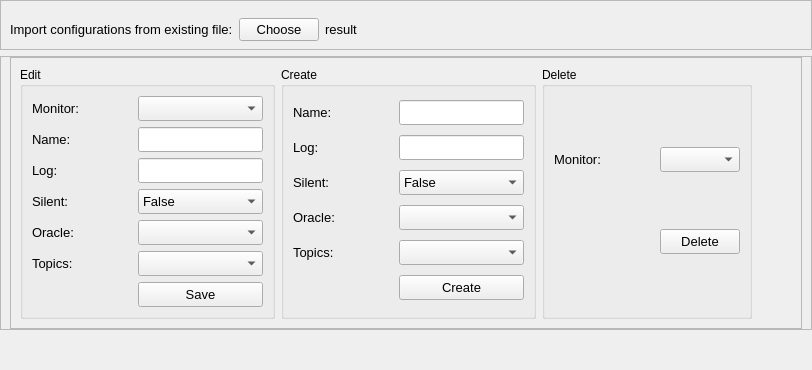
          <widget class="QWidget" name="W_ConfigMonitorPage">
           <property name="styleSheet">
            <string notr="true"/>
           </property>
           <attribute name="title">
            <string>Monitor</string>
           </attribute>
           <layout class="QVBoxLayout" name="verticalLayout_14">
            <property name="leftMargin">
             <number>0</number>
            </property>
            <property name="topMargin">
             <number>0</number>
            </property>
            <property name="rightMargin">
             <number>0</number>
            </property>
            <property name="bottomMargin">
             <number>0</number>
            </property>
            <item>
             <widget class="QFrame" name="frame_26">
              <property name="minimumSize">
               <size>
                <width>0</width>
                <height>50</height>
               </size>
              </property>
              <property name="frameShape">
               <enum>QFrame::StyledPanel</enum>
              </property>
              <property name="frameShadow">
               <enum>QFrame::Raised</enum>
              </property>
              <layout class="QHBoxLayout" name="horizontalLayout_4">
               <property name="bottomMargin">
                <number>0</number>
               </property>
               <item>
                <widget class="QLabel" name="label_55">
                 <property name="font">
                  <font>
                   <pointsize>10</pointsize>
                  </font>
                 </property>
                 <property name="text">
                  <string>Import configurations from existing file:</string>
                 </property>
                </widget>
               </item>
               <item>
                <widget class="QPushButton" name="pushButton_6">
                 <property name="font">
                  <font>
                   <pointsize>10</pointsize>
                  </font>
                 </property>
                 <property name="text">
                  <string>Choose</string>
                 </property>
                </widget>
               </item>
               <item>
                <widget class="QLabel" name="label_56">
                 <property name="font">
                  <font>
                   <pointsize>10</pointsize>
                  </font>
                 </property>
                 <property name="text">
                  <string>result</string>
                 </property>
                </widget>
               </item>
               <item>
                <spacer name="horizontalSpacer">
                 <property name="orientation">
                  <enum>Qt::Horizontal</enum>
                 </property>
                 <property name="sizeHint" stdset="0">
                  <size>
                   <width>40</width>
                   <height>20</height>
                  </size>
                 </property>
                </spacer>
               </item>
              </layout>
             </widget>
            </item>
            <item>
             <widget class="QFrame" name="frame_20">
              <property name="frameShape">
               <enum>QFrame::StyledPanel</enum>
              </property>
              <property name="frameShadow">
               <enum>QFrame::Raised</enum>
              </property>
              <layout class="QVBoxLayout" name="verticalLayout_15">
               <property name="topMargin">
                <number>0</number>
               </property>
               <property name="bottomMargin">
                <number>0</number>
               </property>
               <item>
                <widget class="QFrame" name="frame_21">
                 <property name="frameShape">
                  <enum>QFrame::StyledPanel</enum>
                 </property>
                 <property name="frameShadow">
                  <enum>QFrame::Raised</enum>
                 </property>
                 <layout class="QHBoxLayout" name="horizontalLayout_9">
                  <item>
                   <widget class="QGroupBox" name="groupBox_14">
                    <property name="title">
                     <string>Edit</string>
                    </property>
                    <layout class="QGridLayout" name="gridLayout_7">
                     <item row="1" column="0">
                      <widget class="QLabel" name="label_44">
                       <property name="minimumSize">
                        <size>
                         <width>100</width>
                         <height>0</height>
                        </size>
                       </property>
                       <property name="font">
                        <font>
                         <pointsize>10</pointsize>
                        </font>
                       </property>
                       <property name="text">
                        <string>Name:</string>
                       </property>
                      </widget>
                     </item>
                     <item row="0" column="1">
                      <widget class="QComboBox" name="comboBox_15">
                       <property name="minimumSize">
                        <size>
                         <width>0</width>
                         <height>25</height>
                        </size>
                       </property>
                       <property name="maximumSize">
                        <size>
                         <width>16777215</width>
                         <height>25</height>
                        </size>
                       </property>
                       <property name="font">
                        <font>
                         <pointsize>10</pointsize>
                        </font>
                       </property>
                      </widget>
                     </item>
                     <item row="2" column="0">
                      <widget class="QLabel" name="label_45">
                       <property name="minimumSize">
                        <size>
                         <width>100</width>
                         <height>0</height>
                        </size>
                       </property>
                       <property name="font">
                        <font>
                         <pointsize>10</pointsize>
                        </font>
                       </property>
                       <property name="text">
                        <string>Log:</string>
                       </property>
                      </widget>
                     </item>
                     <item row="5" column="0">
                      <widget class="QLabel" name="label_48">
                       <property name="minimumSize">
                        <size>
                         <width>100</width>
                         <height>0</height>
                        </size>
                       </property>
                       <property name="font">
                        <font>
                         <pointsize>10</pointsize>
                        </font>
                       </property>
                       <property name="text">
                        <string>Topics:</string>
                       </property>
                      </widget>
                     </item>
                     <item row="6" column="1">
                      <widget class="QPushButton" name="pushButton_17">
                       <property name="minimumSize">
                        <size>
                         <width>0</width>
                         <height>25</height>
                        </size>
                       </property>
                       <property name="maximumSize">
                        <size>
                         <width>16777215</width>
                         <height>25</height>
                        </size>
                       </property>
                       <property name="font">
                        <font>
                         <pointsize>10</pointsize>
                        </font>
                       </property>
                       <property name="text">
                        <string>Save</string>
                       </property>
                      </widget>
                     </item>
                     <item row="5" column="1">
                      <widget class="QComboBox" name="comboBox_18">
                       <property name="minimumSize">
                        <size>
                         <width>0</width>
                         <height>25</height>
                        </size>
                       </property>
                       <property name="maximumSize">
                        <size>
                         <width>16777215</width>
                         <height>25</height>
                        </size>
                       </property>
                       <property name="font">
                        <font>
                         <pointsize>10</pointsize>
                        </font>
                       </property>
                      </widget>
                     </item>
                     <item row="1" column="1">
                      <widget class="QLineEdit" name="lineEdit_18">
                       <property name="minimumSize">
                        <size>
                         <width>0</width>
                         <height>25</height>
                        </size>
                       </property>
                       <property name="maximumSize">
                        <size>
                         <width>16777215</width>
                         <height>25</height>
                        </size>
                       </property>
                       <property name="font">
                        <font>
                         <pointsize>10</pointsize>
                        </font>
                       </property>
                      </widget>
                     </item>
                     <item row="4" column="1">
                      <widget class="QComboBox" name="comboBox_17">
                       <property name="minimumSize">
                        <size>
                         <width>0</width>
                         <height>25</height>
                        </size>
                       </property>
                       <property name="maximumSize">
                        <size>
                         <width>16777215</width>
                         <height>25</height>
                        </size>
                       </property>
                       <property name="font">
                        <font>
                         <pointsize>10</pointsize>
                        </font>
                       </property>
                      </widget>
                     </item>
                     <item row="0" column="0">
                      <widget class="QLabel" name="label_43">
                       <property name="minimumSize">
                        <size>
                         <width>100</width>
                         <height>0</height>
                        </size>
                       </property>
                       <property name="font">
                        <font>
                         <pointsize>10</pointsize>
                        </font>
                       </property>
                       <property name="text">
                        <string>Monitor:</string>
                       </property>
                      </widget>
                     </item>
                     <item row="3" column="1">
                      <widget class="QComboBox" name="comboBox_16">
                       <property name="minimumSize">
                        <size>
                         <width>0</width>
                         <height>25</height>
                        </size>
                       </property>
                       <property name="maximumSize">
                        <size>
                         <width>16777215</width>
                         <height>25</height>
                        </size>
                       </property>
                       <property name="font">
                        <font>
                         <pointsize>10</pointsize>
                        </font>
                       </property>
                       <item>
                        <property name="text">
                         <string>False</string>
                        </property>
                       </item>
                       <item>
                        <property name="text">
                         <string>True</string>
                        </property>
                       </item>
                      </widget>
                     </item>
                     <item row="3" column="0">
                      <widget class="QLabel" name="label_46">
                       <property name="minimumSize">
                        <size>
                         <width>100</width>
                         <height>0</height>
                        </size>
                       </property>
                       <property name="font">
                        <font>
                         <pointsize>10</pointsize>
                        </font>
                       </property>
                       <property name="text">
                        <string>Silent:</string>
                       </property>
                      </widget>
                     </item>
                     <item row="4" column="0">
                      <widget class="QLabel" name="label_47">
                       <property name="minimumSize">
                        <size>
                         <width>100</width>
                         <height>0</height>
                        </size>
                       </property>
                       <property name="font">
                        <font>
                         <pointsize>10</pointsize>
                        </font>
                       </property>
                       <property name="text">
                        <string>Oracle:</string>
                       </property>
                      </widget>
                     </item>
                     <item row="2" column="1">
                      <widget class="QLineEdit" name="lineEdit_24">
                       <property name="minimumSize">
                        <size>
                         <width>0</width>
                         <height>25</height>
                        </size>
                       </property>
                       <property name="maximumSize">
                        <size>
                         <width>16777215</width>
                         <height>25</height>
                        </size>
                       </property>
                       <property name="font">
                        <font>
                         <pointsize>10</pointsize>
                        </font>
                       </property>
                      </widget>
                     </item>
                    </layout>
                   </widget>
                  </item>
                  <item>
                   <widget class="QGroupBox" name="groupBox_15">
                    <property name="title">
                     <string>Create</string>
                    </property>
                    <layout class="QGridLayout" name="gridLayout_15">
                     <item row="4" column="1">
                      <widget class="QComboBox" name="comboBox_21">
                       <property name="minimumSize">
                        <size>
                         <width>0</width>
                         <height>25</height>
                        </size>
                       </property>
                       <property name="maximumSize">
                        <size>
                         <width>16777215</width>
                         <height>25</height>
                        </size>
                       </property>
                       <property name="font">
                        <font>
                         <pointsize>10</pointsize>
                        </font>
                       </property>
                      </widget>
                     </item>
                     <item row="1" column="1">
                      <widget class="QLineEdit" name="lineEdit_29">
                       <property name="minimumSize">
                        <size>
                         <width>0</width>
                         <height>25</height>
                        </size>
                       </property>
                       <property name="maximumSize">
                        <size>
                         <width>16777215</width>
                         <height>25</height>
                        </size>
                       </property>
                       <property name="font">
                        <font>
                         <pointsize>10</pointsize>
                        </font>
                       </property>
                      </widget>
                     </item>
                     <item row="3" column="0">
                      <widget class="QLabel" name="label_52">
                       <property name="minimumSize">
                        <size>
                         <width>100</width>
                         <height>0</height>
                        </size>
                       </property>
                       <property name="font">
                        <font>
                         <pointsize>10</pointsize>
                        </font>
                       </property>
                       <property name="text">
                        <string>Oracle:</string>
                       </property>
                      </widget>
                     </item>
                     <item row="0" column="0">
                      <widget class="QLabel" name="label_49">
                       <property name="minimumSize">
                        <size>
                         <width>100</width>
                         <height>0</height>
                        </size>
                       </property>
                       <property name="font">
                        <font>
                         <pointsize>10</pointsize>
                        </font>
                       </property>
                       <property name="text">
                        <string>Name:</string>
                       </property>
                      </widget>
                     </item>
                     <item row="0" column="1">
                      <widget class="QLineEdit" name="lineEdit_28">
                       <property name="minimumSize">
                        <size>
                         <width>0</width>
                         <height>25</height>
                        </size>
                       </property>
                       <property name="maximumSize">
                        <size>
                         <width>16777215</width>
                         <height>25</height>
                        </size>
                       </property>
                       <property name="font">
                        <font>
                         <pointsize>10</pointsize>
                        </font>
                       </property>
                      </widget>
                     </item>
                     <item row="4" column="0">
                      <widget class="QLabel" name="label_53">
                       <property name="minimumSize">
                        <size>
                         <width>100</width>
                         <height>0</height>
                        </size>
                       </property>
                       <property name="font">
                        <font>
                         <pointsize>10</pointsize>
                        </font>
                       </property>
                       <property name="text">
                        <string>Topics:</string>
                       </property>
                      </widget>
                     </item>
                     <item row="2" column="1">
                      <widget class="QComboBox" name="comboBox_19">
                       <property name="minimumSize">
                        <size>
                         <width>0</width>
                         <height>25</height>
                        </size>
                       </property>
                       <property name="maximumSize">
                        <size>
                         <width>16777215</width>
                         <height>25</height>
                        </size>
                       </property>
                       <property name="font">
                        <font>
                         <pointsize>10</pointsize>
                        </font>
                       </property>
                       <item>
                        <property name="text">
                         <string>False</string>
                        </property>
                       </item>
                       <item>
                        <property name="text">
                         <string>True</string>
                        </property>
                       </item>
                      </widget>
                     </item>
                     <item row="3" column="1">
                      <widget class="QComboBox" name="comboBox_20">
                       <property name="minimumSize">
                        <size>
                         <width>0</width>
                         <height>25</height>
                        </size>
                       </property>
                       <property name="maximumSize">
                        <size>
                         <width>16777215</width>
                         <height>25</height>
                        </size>
                       </property>
                       <property name="font">
                        <font>
                         <pointsize>10</pointsize>
                        </font>
                       </property>
                      </widget>
                     </item>
                     <item row="1" column="0">
                      <widget class="QLabel" name="label_50">
                       <property name="minimumSize">
                        <size>
                         <width>100</width>
                         <height>0</height>
                        </size>
                       </property>
                       <property name="font">
                        <font>
                         <pointsize>10</pointsize>
                        </font>
                       </property>
                       <property name="text">
                        <string>Log:</string>
                       </property>
                      </widget>
                     </item>
                     <item row="2" column="0">
                      <widget class="QLabel" name="label_51">
                       <property name="minimumSize">
                        <size>
                         <width>100</width>
                         <height>0</height>
                        </size>
                       </property>
                       <property name="font">
                        <font>
                         <pointsize>10</pointsize>
                        </font>
                       </property>
                       <property name="text">
                        <string>Silent:</string>
                       </property>
                      </widget>
                     </item>
                     <item row="5" column="1">
                      <widget class="QPushButton" name="pushButton_18">
                       <property name="minimumSize">
                        <size>
                         <width>0</width>
                         <height>25</height>
                        </size>
                       </property>
                       <property name="maximumSize">
                        <size>
                         <width>16777215</width>
                         <height>25</height>
                        </size>
                       </property>
                       <property name="font">
                        <font>
                         <pointsize>10</pointsize>
                        </font>
                       </property>
                       <property name="text">
                        <string>Create</string>
                       </property>
                      </widget>
                     </item>
                    </layout>
                   </widget>
                  </item>
                  <item>
                   <widget class="QGroupBox" name="groupBox_16">
                    <property name="title">
                     <string>Delete</string>
                    </property>
                    <layout class="QGridLayout" name="gridLayout_16">
                     <item row="0" column="1">
                      <widget class="QComboBox" name="comboBox_22">
                       <property name="minimumSize">
                        <size>
                         <width>0</width>
                         <height>25</height>
                        </size>
                       </property>
                       <property name="maximumSize">
                        <size>
                         <width>16777215</width>
                         <height>25</height>
                        </size>
                       </property>
                       <property name="font">
                        <font>
                         <pointsize>10</pointsize>
                        </font>
                       </property>
                      </widget>
                     </item>
                     <item row="0" column="0">
                      <widget class="QLabel" name="label_54">
                       <property name="minimumSize">
                        <size>
                         <width>100</width>
                         <height>0</height>
                        </size>
                       </property>
                       <property name="font">
                        <font>
                         <pointsize>10</pointsize>
                        </font>
                       </property>
                       <property name="text">
                        <string>Monitor:</string>
                       </property>
                      </widget>
                     </item>
                     <item row="1" column="1">
                      <widget class="QPushButton" name="pushButton_16">
                       <property name="minimumSize">
                        <size>
                         <width>0</width>
                         <height>25</height>
                        </size>
                       </property>
                       <property name="maximumSize">
                        <size>
                         <width>16777215</width>
                         <height>25</height>
                        </size>
                       </property>
                       <property name="font">
                        <font>
                         <pointsize>10</pointsize>
                        </font>
                       </property>
                       <property name="text">
                        <string>Delete</string>
                       </property>
                      </widget>
                     </item>
                    </layout>
                   </widget>
                  </item>
                  <item>
                   <spacer name="horizontalSpacer_3">
                    <property name="orientation">
                     <enum>Qt::Horizontal</enum>
                    </property>
                    <property name="sizeHint" stdset="0">
                     <size>
                      <width>40</width>
                      <height>20</height>
                     </size>
                    </property>
                   </spacer>
                  </item>
                 </layout>
                </widget>
               </item>
              </layout>
             </widget>
            </item>
            <item>
             <spacer name="verticalSpacer">
              <property name="orientation">
               <enum>Qt::Vertical</enum>
              </property>
              <property name="sizeHint" stdset="0">
               <size>
                <width>20</width>
                <height>40</height>
               </size>
              </property>
             </spacer>
            </item>
           </layout>
          </widget>
